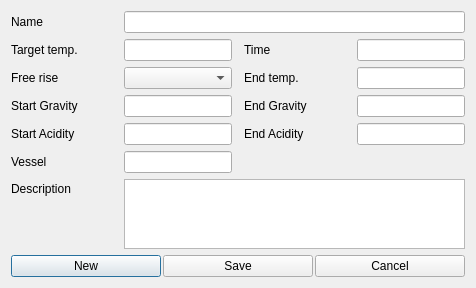
<?xml version="1.0" encoding="UTF-8"?>
<ui version="4.0">
 <class>fermentationStepEditor</class>
 <widget class="QDialog" name="fermentationStepEditor">
  <property name="geometry">
   <rect>
    <x>0</x>
    <y>0</y>
    <width>476</width>
    <height>182</height>
   </rect>
  </property>
  <property name="windowTitle">
   <string>Fermentation Step Editor</string>
  </property>
  <layout class="QVBoxLayout" name="verticalLayout">
   <item>
    <layout class="QGridLayout" name="gridLayout">
     <item row="0" column="1">
      <widget class="QLabel" name="label_name">
       <property name="text">
        <string>Name</string>
       </property>
       <property name="buddy">
        <cstring>lineEdit_name</cstring>
       </property>
      </widget>
     </item>
     <item row="0" column="2" colspan="4">
      <widget class="QLineEdit" name="lineEdit_name">
       <property name="toolTip">
        <string>Name</string>
       </property>
      </widget>
     </item>
     <item row="2" column="1">
      <widget class="SmartLabel" name="label_startTemp">
       <property name="contextMenuPolicy">
        <enum>Qt::CustomContextMenu</enum>
       </property>
       <property name="text">
        <string>Target temp.</string>
       </property>
       <property name="buddy">
        <cstring>lineEdit_startTemp</cstring>
       </property>
      </widget>
     </item>
     <item row="2" column="2">
      <widget class="SmartLineEdit" name="lineEdit_startTemp">
       <property name="toolTip">
        <string>Target temp. of this step</string>
       </property>
      </widget>
     </item>
     <item row="2" column="4">
      <widget class="SmartLabel" name="label_stepTime">
       <property name="sizePolicy">
        <sizepolicy hsizetype="Expanding" vsizetype="Preferred">
         <horstretch>0</horstretch>
         <verstretch>0</verstretch>
        </sizepolicy>
       </property>
       <property name="contextMenuPolicy">
        <enum>Qt::CustomContextMenu</enum>
       </property>
       <property name="text">
        <string>Time</string>
       </property>
       <property name="buddy">
        <cstring>lineEdit_stepTime</cstring>
       </property>
      </widget>
     </item>
     <item row="2" column="5">
      <widget class="SmartLineEdit" name="lineEdit_stepTime">
       <property name="toolTip">
        <string>Time to conduct the step</string>
       </property>
      </widget>
     </item>
     <item row="4" column="1">
      <widget class="QLabel" name="label_freeRise">
       <property name="sizePolicy">
        <sizepolicy hsizetype="Expanding" vsizetype="Preferred">
         <horstretch>0</horstretch>
         <verstretch>0</verstretch>
        </sizepolicy>
       </property>
       <property name="text">
        <string>Free rise</string>
       </property>
      </widget>
     </item>
     <item row="4" column="2">
      <widget class="BtBoolComboBox" name="boolCombo_freeRise">
       <property name="sizePolicy">
        <sizepolicy hsizetype="Expanding" vsizetype="Fixed">
         <horstretch>0</horstretch>
         <verstretch>0</verstretch>
        </sizepolicy>
       </property>
       <property name="toolTip">
        <string>Free rise is used to indicate a fermentation step where the exothermic fermentation is allowed to raise the temperature without restriction</string>
       </property>
      </widget>
     </item>
     <item row="4" column="4">
      <widget class="SmartLabel" name="label_endTemp">
       <property name="contextMenuPolicy">
        <enum>Qt::CustomContextMenu</enum>
       </property>
       <property name="text">
        <string>End temp.</string>
       </property>
       <property name="buddy">
        <cstring>lineEdit_endTemp</cstring>
       </property>
      </widget>
     </item>
     <item row="4" column="5">
      <widget class="SmartLineEdit" name="lineEdit_endTemp">
       <property name="toolTip">
        <string>Final temp. of this step</string>
       </property>
      </widget>
     </item>
     <item row="6" column="1">
      <widget class="SmartLabel" name="label_startGravity">
       <property name="text">
        <string>Start Gravity</string>
       </property>
       <property name="buddy">
        <cstring>lineEdit_startGravity</cstring>
       </property>
      </widget>
     </item>
     <item row="6" column="2">
      <widget class="SmartLineEdit" name="lineEdit_startGravity">
      </widget>
     </item>
     <item row="6" column="4">
      <widget class="SmartLabel" name="label_endGravity">
       <property name="text">
        <string>End Gravity</string>
       </property>
       <property name="buddy">
        <cstring>lineEdit_endGravity</cstring>
       </property>
      </widget>
     </item>
     <item row="6" column="5">
      <widget class="SmartLineEdit" name="lineEdit_endGravity">
      </widget>
     </item>
     <item row="8" column="1">
      <widget class="SmartLabel" name="label_startAcidity">
       <property name="text">
        <string>Start Acidity</string>
       </property>
       <property name="buddy">
        <cstring>lineEdit_startAcidity</cstring>
       </property>
      </widget>
     </item>
     <item row="8" column="2">
      <widget class="SmartLineEdit" name="lineEdit_startAcidity">
      </widget>
     </item>
     <item row="8" column="4">
      <widget class="SmartLabel" name="label_endAcidity">
       <property name="text">
        <string>End Acidity</string>
       </property>
       <property name="buddy">
        <cstring>lineEdit_endAcidity</cstring>
       </property>
      </widget>
     </item>
     <item row="8" column="5">
      <widget class="SmartLineEdit" name="lineEdit_endAcidity">
      </widget>
     </item>
     <item row="10" column="1">
      <widget class="QLabel" name="label_vessel">
       <property name="text">
        <string>Vessel</string>
       </property>
       <property name="buddy">
        <cstring>lineEdit_vessel</cstring>
       </property>
      </widget>
     </item>
     <item row="10" column="2">
      <widget class="SmartLineEdit" name="lineEdit_vessel">
       <property name="toolTip">
        <string>Vessel</string>
       </property>
      </widget>
     </item>
     <item row="14" column="1">
      <widget class="QLabel" name="label_description">
       <property name="toolTip">
        <string>Optional description of this fermentation step</string>
       </property>
       <property name="text">
        <string>Description</string>
       </property>
       <property name="buddy">
        <cstring>textEdit_description</cstring>
       </property>
      </widget>
     </item>
     <item row="14" column="2" rowspan="3" colspan="4">
      <widget class="QTextEdit" name="textEdit_description">
      </widget>
     </item>
    </layout>
   </item>
   <item>
    <layout class="QHBoxLayout" name="horizontalLayout">
     <property name="spacing">
      <number>2</number>
     </property>
     <item>
      <widget class="QPushButton" name="pushButton_new">
       <property name="toolTip">
        <string>New</string>
       </property>
       <property name="text">
        <string>New</string>
       </property>
       <property name="icon">
        <iconset resource="../resources.qrc">
         <normaloff>:/images/smallPlus.svg</normaloff>:/images/smallPlus.svg</iconset>
       </property>
      </widget>
     </item>
     <item>
      <widget class="QPushButton" name="pushButton_save">
       <property name="toolTip">
        <string>Save and close</string>
       </property>
       <property name="text">
        <string>Save</string>
       </property>
       <property name="icon">
        <iconset resource="../resources.qrc">
         <normaloff>:/images/filesave.svg</normaloff>:/images/filesave.svg</iconset>
       </property>
      </widget>
     </item>
     <item>
      <widget class="QPushButton" name="pushButton_cancel">
       <property name="toolTip">
        <string>Discard and close</string>
       </property>
       <property name="text">
        <string>Cancel</string>
       </property>
       <property name="icon">
        <iconset resource="../resources.qrc">
         <normaloff>:/images/exit.svg</normaloff>:/images/exit.svg</iconset>
       </property>
      </widget>
     </item>
    </layout>
   </item>
  </layout>
 </widget>
 <customwidgets>
  <customwidget>
   <class>BtComboBox</class>
   <extends>QComboBox</extends>
   <header>widgets/BtComboBox.h</header>
  </customwidget>
  <customwidget>
   <class>BtBoolComboBox</class>
   <extends>QComboBox</extends>
   <header>widgets/BtBoolComboBox.h</header>
  </customwidget>
  <customwidget>
   <class>InfoButton</class>
   <extends>QPushButton</extends>
   <header>widgets/InfoButton.h</header>
  </customwidget>
  <customwidget>
   <class>InfoText</class>
   <extends>QLabel</extends>
   <header>widgets/InfoText.h</header>
  </customwidget>
  <customwidget>
   <class>SmartLabel</class>
   <extends>QLabel</extends>
   <header>widgets/SmartLabel.h</header>
   <slots>
    <signal>changedSystemOfMeasurementOrScale(PreviousScaleInfo)</signal>
   </slots>
  </customwidget>
  <customwidget>
   <class>SmartLineEdit</class>
   <extends>QLineEdit</extends>
   <header>widgets/SmartLineEdit.h</header>
   <slots>
    <slot>lineChanged(PreviousScaleInfo)</slot>
   </slots>
  </customwidget>
 </customwidgets>
 <resources/>
</ui>
